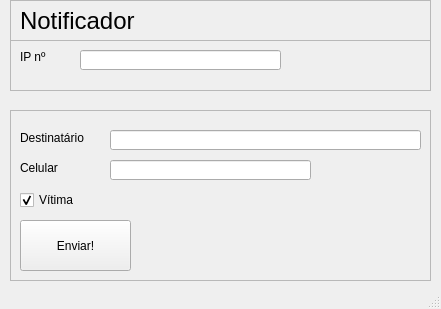
<?xml version="1.0" encoding="UTF-8"?>
<ui version="4.0">
 <class>window_notificacao</class>
 <widget class="QMainWindow" name="window_notificacao">
  <property name="geometry">
   <rect>
    <x>0</x>
    <y>0</y>
    <width>441</width>
    <height>309</height>
   </rect>
  </property>
  <property name="windowTitle">
   <string>Promotoria de Justiça de Piracicaba</string>
  </property>
  <widget class="QWidget" name="centralwidget">
   <widget class="QFrame" name="frame">
    <property name="geometry">
     <rect>
      <x>10</x>
      <y>40</y>
      <width>421</width>
      <height>51</height>
     </rect>
    </property>
    <property name="frameShape">
     <enum>QFrame::StyledPanel</enum>
    </property>
    <property name="frameShadow">
     <enum>QFrame::Raised</enum>
    </property>
    <widget class="QLabel" name="label">
     <property name="geometry">
      <rect>
       <x>10</x>
       <y>10</y>
       <width>47</width>
       <height>13</height>
      </rect>
     </property>
     <property name="text">
      <string>IP nº</string>
     </property>
    </widget>
    <widget class="QLineEdit" name="num_ip">
     <property name="geometry">
      <rect>
       <x>70</x>
       <y>10</y>
       <width>201</width>
       <height>20</height>
      </rect>
     </property>
    </widget>
   </widget>
   <widget class="QFrame" name="frame_2">
    <property name="geometry">
     <rect>
      <x>10</x>
      <y>110</y>
      <width>421</width>
      <height>171</height>
     </rect>
    </property>
    <property name="frameShape">
     <enum>QFrame::StyledPanel</enum>
    </property>
    <property name="frameShadow">
     <enum>QFrame::Raised</enum>
    </property>
    <widget class="QLabel" name="label_7">
     <property name="geometry">
      <rect>
       <x>10</x>
       <y>50</y>
       <width>81</width>
       <height>16</height>
      </rect>
     </property>
     <property name="text">
      <string>Celular</string>
     </property>
    </widget>
    <widget class="QLabel" name="label_8">
     <property name="geometry">
      <rect>
       <x>10</x>
       <y>20</y>
       <width>81</width>
       <height>16</height>
      </rect>
     </property>
     <property name="text">
      <string>Destinatário</string>
     </property>
    </widget>
    <widget class="QLineEdit" name="celular">
     <property name="geometry">
      <rect>
       <x>100</x>
       <y>50</y>
       <width>201</width>
       <height>20</height>
      </rect>
     </property>
    </widget>
    <widget class="QLineEdit" name="nome">
     <property name="geometry">
      <rect>
       <x>100</x>
       <y>20</y>
       <width>311</width>
       <height>20</height>
      </rect>
     </property>
    </widget>
    <widget class="QPushButton" name="bt_enviar">
     <property name="geometry">
      <rect>
       <x>10</x>
       <y>110</y>
       <width>111</width>
       <height>51</height>
      </rect>
     </property>
     <property name="text">
      <string>Enviar!</string>
     </property>
    </widget>
    <widget class="QCheckBox" name="vitima">
     <property name="geometry">
      <rect>
       <x>10</x>
       <y>80</y>
       <width>87</width>
       <height>20</height>
      </rect>
     </property>
     <property name="text">
      <string>Vítima</string>
     </property>
     <property name="checked">
      <bool>true</bool>
     </property>
    </widget>
   </widget>
   <widget class="QFrame" name="frame_3">
    <property name="geometry">
     <rect>
      <x>10</x>
      <y>0</y>
      <width>421</width>
      <height>41</height>
     </rect>
    </property>
    <property name="frameShape">
     <enum>QFrame::StyledPanel</enum>
    </property>
    <property name="frameShadow">
     <enum>QFrame::Raised</enum>
    </property>
    <widget class="QLabel" name="label_2">
     <property name="geometry">
      <rect>
       <x>10</x>
       <y>0</y>
       <width>231</width>
       <height>41</height>
      </rect>
     </property>
     <property name="font">
      <font>
       <pointsize>18</pointsize>
      </font>
     </property>
     <property name="text">
      <string>Notificador</string>
     </property>
    </widget>
   </widget>
  </widget>
  <widget class="QStatusBar" name="statusbar"/>
 </widget>
 <tabstops>
  <tabstop>num_ip</tabstop>
  <tabstop>nome</tabstop>
  <tabstop>celular</tabstop>
  <tabstop>vitima</tabstop>
 </tabstops>
 <resources/>
 <connections/>
</ui>
